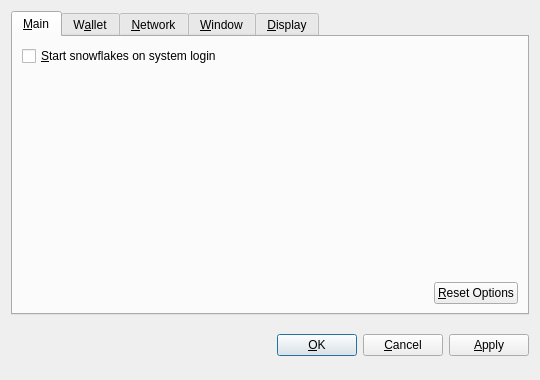
<?xml version="1.0" encoding="UTF-8"?>
<ui version="4.0">
 <class>OptionsDialog</class>
 <widget class="QDialog" name="OptionsDialog">
  <property name="geometry">
   <rect>
    <x>0</x>
    <y>0</y>
    <width>540</width>
    <height>380</height>
   </rect>
  </property>
  <property name="windowTitle">
   <string>Options</string>
  </property>
  <property name="modal">
   <bool>true</bool>
  </property>
  <layout class="QVBoxLayout" name="verticalLayout">
   <item>
    <widget class="QTabWidget" name="tabWidget">
     <property name="tabPosition">
      <enum>QTabWidget::North</enum>
     </property>
     <property name="currentIndex">
      <number>0</number>
     </property>
     <widget class="QWidget" name="tabMain">
      <attribute name="title">
       <string>&amp;Main</string>
      </attribute>
      <layout class="QVBoxLayout" name="verticalLayout_Main">
       <item>
        <widget class="QCheckBox" name="bitcoinAtStartup">
         <property name="toolTip">
          <string>Automatically start snowflakes after logging in to the system.</string>
         </property>
         <property name="text">
          <string>&amp;Start snowflakes on system login</string>
         </property>
        </widget>
       </item>
       <item>
        <spacer name="verticalSpacer_Main">
         <property name="orientation">
          <enum>Qt::Vertical</enum>
         </property>
         <property name="sizeHint" stdset="0">
          <size>
           <width>20</width>
           <height>40</height>
          </size>
         </property>
        </spacer>
       </item>
       <item>
        <layout class="QHBoxLayout" name="horizontalLayout_2_Main">
         <item>
          <spacer name="horizontalSpacer_2_Main">
           <property name="orientation">
            <enum>Qt::Horizontal</enum>
           </property>
           <property name="sizeHint" stdset="0">
            <size>
             <width>40</width>
             <height>20</height>
            </size>
           </property>
          </spacer>
         </item>
         <item>
          <widget class="QPushButton" name="resetButton">
           <property name="toolTip">
            <string>Reset all client options to default.</string>
           </property>
           <property name="text">
            <string>&amp;Reset Options</string>
           </property>
           <property name="autoDefault">
            <bool>false</bool>
           </property>
          </widget>
         </item>
        </layout>
       </item>
      </layout>
     </widget>
     <widget class="QWidget" name="tabWallet">
      <attribute name="title">
       <string>W&amp;allet</string>
      </attribute>
      <layout class="QVBoxLayout" name="verticalLayout_Network">
       <item>
        <widget class="QLabel" name="transactionFeeInfoLabel">
         <property name="text">
          <string>Optional transaction fee per kB that helps make sure your transactions are processed quickly. Most transactions are 1 kB.</string>
         </property>
         <property name="textFormat">
          <enum>Qt::PlainText</enum>
         </property>
         <property name="wordWrap">
          <bool>true</bool>
         </property>
        </widget>
       </item>
       <item>
        <layout class="QHBoxLayout" name="horizontalLayout_1_Main">
         <item>
          <widget class="QLabel" name="transactionFeeLabel">
           <property name="text">
            <string>Pay transaction &amp;fee</string>
           </property>
           <property name="textFormat">
            <enum>Qt::PlainText</enum>
           </property>
           <property name="buddy">
            <cstring>transactionFee</cstring>
           </property>
          </widget>
         </item>
         <item>
          <widget class="BitcoinAmountField" name="transactionFee"/>
         </item>
         <item>
          <spacer name="horizontalSpacer_1_Main">
           <property name="orientation">
            <enum>Qt::Horizontal</enum>
           </property>
           <property name="sizeHint" stdset="0">
            <size>
             <width>40</width>
             <height>20</height>
            </size>
           </property>
          </spacer>
         </item>
        </layout>
       </item>
       <item>
        <widget class="QLabel" name="label">
         <property name="text">
          <string>If you disable the spending of unconfirmed change, the change from a transaction cannot be used until that transaction has at least one confirmation. This also affects how your balance is computed.</string>
         </property>
         <property name="wordWrap">
          <bool>true</bool>
         </property>
        </widget>
       </item>
       <item>
        <widget class="QCheckBox" name="spendZeroConfChange">
         <property name="text">
          <string>Spend unconfirmed change  (experts only)</string>
         </property>
        </widget>
       </item>
       <item>
        <spacer name="verticalSpacer">
         <property name="orientation">
          <enum>Qt::Vertical</enum>
         </property>
         <property name="sizeHint" stdset="0">
          <size>
           <width>20</width>
           <height>40</height>
          </size>
         </property>
        </spacer>
       </item>
      </layout>
     </widget>
     <widget class="QWidget" name="tabNetwork">
      <attribute name="title">
       <string>&amp;Network</string>
      </attribute>
      <layout class="QVBoxLayout" name="verticalLayout_Network">
       <item>
        <widget class="QCheckBox" name="mapPortUpnp">
         <property name="toolTip">
          <string>Automatically open the snowflakes client port on the router. This only works when your router supports UPnP and it is enabled.</string>
         </property>
         <property name="text">
          <string>Map port using &amp;UPnP</string>
         </property>
        </widget>
       </item>
       <item>
        <widget class="QCheckBox" name="connectSocks">
         <property name="toolTip">
          <string>Connect to the snowflakes network through a SOCKS proxy (e.g. when connecting through Tor).</string>
         </property>
         <property name="text">
          <string>&amp;Connect through SOCKS proxy:</string>
         </property>
        </widget>
       </item>
       <item>
        <layout class="QHBoxLayout" name="horizontalLayout_Network">
         <item>
          <widget class="QLabel" name="proxyIpLabel">
           <property name="text">
            <string>Proxy &amp;IP:</string>
           </property>
           <property name="textFormat">
            <enum>Qt::PlainText</enum>
           </property>
           <property name="buddy">
            <cstring>proxyIp</cstring>
           </property>
          </widget>
         </item>
         <item>
          <widget class="QValidatedLineEdit" name="proxyIp">
           <property name="maximumSize">
            <size>
             <width>140</width>
             <height>16777215</height>
            </size>
           </property>
           <property name="toolTip">
            <string>IP address of the proxy (e.g. 127.0.0.1)</string>
           </property>
          </widget>
         </item>
         <item>
          <widget class="QLabel" name="proxyPortLabel">
           <property name="text">
            <string>&amp;Port:</string>
           </property>
           <property name="textFormat">
            <enum>Qt::PlainText</enum>
           </property>
           <property name="buddy">
            <cstring>proxyPort</cstring>
           </property>
          </widget>
         </item>
         <item>
          <widget class="QLineEdit" name="proxyPort">
           <property name="maximumSize">
            <size>
             <width>55</width>
             <height>16777215</height>
            </size>
           </property>
           <property name="toolTip">
            <string>Port of the proxy (e.g. 9050)</string>
           </property>
          </widget>
         </item>
         <item>
          <widget class="QLabel" name="socksVersionLabel">
           <property name="text">
            <string>SOCKS &amp;Version:</string>
           </property>
           <property name="textFormat">
            <enum>Qt::PlainText</enum>
           </property>
           <property name="buddy">
            <cstring>socksVersion</cstring>
           </property>
          </widget>
         </item>
         <item>
          <widget class="QValueComboBox" name="socksVersion">
           <property name="toolTip">
            <string>SOCKS version of the proxy (e.g. 5)</string>
           </property>
          </widget>
         </item>
         <item>
          <spacer name="horizontalSpacer_Network">
           <property name="orientation">
            <enum>Qt::Horizontal</enum>
           </property>
           <property name="sizeHint" stdset="0">
            <size>
             <width>40</width>
             <height>20</height>
            </size>
           </property>
          </spacer>
         </item>
        </layout>
       </item>
       <item>
        <spacer name="verticalSpacer_Network">
         <property name="orientation">
          <enum>Qt::Vertical</enum>
         </property>
         <property name="sizeHint" stdset="0">
          <size>
           <width>20</width>
           <height>40</height>
          </size>
         </property>
        </spacer>
       </item>
      </layout>
     </widget>
     <widget class="QWidget" name="tabWindow">
      <attribute name="title">
       <string>&amp;Window</string>
      </attribute>
      <layout class="QVBoxLayout" name="verticalLayout_Window">
       <item>
        <widget class="QCheckBox" name="minimizeToTray">
         <property name="toolTip">
          <string>Show only a tray icon after minimizing the window.</string>
         </property>
         <property name="text">
          <string>&amp;Minimize to the tray instead of the taskbar</string>
         </property>
        </widget>
       </item>
       <item>
        <widget class="QCheckBox" name="minimizeOnClose">
         <property name="toolTip">
          <string>Minimize instead of exit the application when the window is closed. When this option is enabled, the application will be closed only after selecting Quit in the menu.</string>
         </property>
         <property name="text">
          <string>M&amp;inimize on close</string>
         </property>
        </widget>
       </item>
       <item>
        <spacer name="verticalSpacer_Window">
         <property name="orientation">
          <enum>Qt::Vertical</enum>
         </property>
         <property name="sizeHint" stdset="0">
          <size>
           <width>20</width>
           <height>40</height>
          </size>
         </property>
        </spacer>
       </item>
      </layout>
     </widget>
     <widget class="QWidget" name="tabDisplay">
      <attribute name="title">
       <string>&amp;Display</string>
      </attribute>
      <layout class="QVBoxLayout" name="verticalLayout_Display">
       <item>
        <layout class="QHBoxLayout" name="horizontalLayout_1_Display">
         <item>
          <widget class="QLabel" name="langLabel">
           <property name="text">
            <string>User Interface &amp;language:</string>
           </property>
           <property name="textFormat">
            <enum>Qt::PlainText</enum>
           </property>
           <property name="buddy">
            <cstring>lang</cstring>
           </property>
          </widget>
         </item>
         <item>
          <widget class="QValueComboBox" name="lang">
           <property name="toolTip">
            <string>The user interface language can be set here. This setting will take effect after restarting snowflakes.</string>
           </property>
          </widget>
         </item>
        </layout>
       </item>
       <item>
        <layout class="QHBoxLayout" name="horizontalLayout_2_Display">
         <item>
          <widget class="QLabel" name="unitLabel">
           <property name="text">
            <string>&amp;Unit to show amounts in:</string>
           </property>
           <property name="textFormat">
            <enum>Qt::PlainText</enum>
           </property>
           <property name="buddy">
            <cstring>unit</cstring>
           </property>
          </widget>
         </item>
         <item>
          <widget class="QValueComboBox" name="unit">
           <property name="toolTip">
            <string>Choose the default subdivision unit to show in the interface and when sending coins.</string>
           </property>
          </widget>
         </item>
        </layout>
       </item>
       <item>
        <widget class="QCheckBox" name="displayAddresses">
         <property name="toolTip">
          <string>Whether to show snowflakes addresses in the transaction list or not.</string>
         </property>
         <property name="text">
          <string>&amp;Display addresses in transaction list</string>
         </property>
        </widget>
       </item>
       <item>
        <widget class="QCheckBox" name="coinControlFeatures">
         <property name="toolTip">
          <string>Whether to show coin control features or not.</string>
         </property>
         <property name="text">
          <string>Display coin &amp;control features (experts only!)</string>
         </property>
        </widget>
       </item>
       <item>
        <spacer name="verticalSpacer_Display">
         <property name="orientation">
          <enum>Qt::Vertical</enum>
         </property>
         <property name="sizeHint" stdset="0">
          <size>
           <width>20</width>
           <height>40</height>
          </size>
         </property>
        </spacer>
       </item>
      </layout>
     </widget>
    </widget>
   </item>
   <item>
    <layout class="QHBoxLayout" name="horizontalLayout_Buttons">
     <item>
      <spacer name="horizontalSpacer_1">
       <property name="orientation">
        <enum>Qt::Horizontal</enum>
       </property>
       <property name="sizeHint" stdset="0">
        <size>
         <width>40</width>
         <height>48</height>
        </size>
       </property>
      </spacer>
     </item>
     <item>
      <widget class="QLabel" name="statusLabel">
       <property name="font">
        <font>
         <weight>75</weight>
         <bold>true</bold>
        </font>
       </property>
       <property name="text">
        <string/>
       </property>
       <property name="textFormat">
        <enum>Qt::PlainText</enum>
       </property>
       <property name="wordWrap">
        <bool>true</bool>
       </property>
      </widget>
     </item>
     <item>
      <spacer name="horizontalSpacer_2">
       <property name="orientation">
        <enum>Qt::Horizontal</enum>
       </property>
       <property name="sizeHint" stdset="0">
        <size>
         <width>40</width>
         <height>48</height>
        </size>
       </property>
      </spacer>
     </item>
     <item>
      <widget class="QPushButton" name="okButton">
       <property name="text">
        <string>&amp;OK</string>
       </property>
      </widget>
     </item>
     <item>
      <widget class="QPushButton" name="cancelButton">
       <property name="text">
        <string>&amp;Cancel</string>
       </property>
       <property name="autoDefault">
        <bool>false</bool>
       </property>
      </widget>
     </item>
     <item>
      <widget class="QPushButton" name="applyButton">
       <property name="text">
        <string>&amp;Apply</string>
       </property>
       <property name="autoDefault">
        <bool>false</bool>
       </property>
      </widget>
     </item>
    </layout>
   </item>
  </layout>
 </widget>
 <customwidgets>
  <customwidget>
   <class>BitcoinAmountField</class>
   <extends>QSpinBox</extends>
   <header>bitcoinamountfield.h</header>
  </customwidget>
  <customwidget>
   <class>QValueComboBox</class>
   <extends>QComboBox</extends>
   <header>qvaluecombobox.h</header>
  </customwidget>
  <customwidget>
   <class>QValidatedLineEdit</class>
   <extends>QLineEdit</extends>
   <header>qvalidatedlineedit.h</header>
  </customwidget>
 </customwidgets>
 <resources/>
 <connections/>
</ui>
